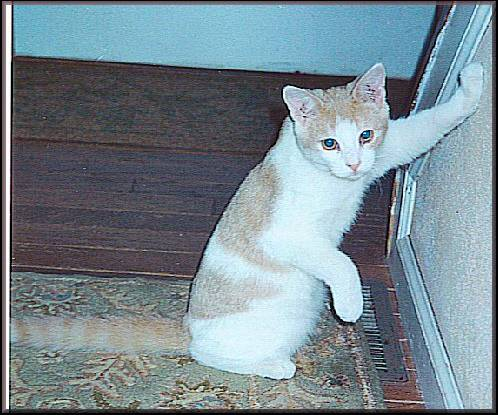
#> input picture test_dataset/test_set/cats/cat.4001.jpg, 498 x 415 px, found by its file name; its folder holds 3 pictures in this run
$ jupyter execute --allow-errors CNN_from_scratch.ipynb
#> lines starting #> are read from the running program, lines starting #| are printed output that depends on the picture
[cell 1]
import os

import math
from network import Net
import matplotlib.pyplot as plt
import numpy

# note: if tensorflow is not install, run "pip install --upgrade tensorflow"
# from tensorflow.keras.preprocessing.image import ImageDataGenerator
import cv2
from PIL import Image
import random

test_dir = "./dataset/test_set"
train_dir = "./dataset/training_set"

train_dir_cats = train_dir + "/cats"
train_dir_dogs = train_dir + "/dogs"
test_dir_cats = test_dir + "/cats"
test_dir_dogs = test_dir + "/dogs"

train_data = []
train_data_label = []
test_data = []
test_data_label = []

# Only transformed to gray pic
def normal_transform (imgpath):
    img = cv2.imread(imgpath)
    img = cv2.cvtColor(img, cv2.COLOR_RGB2GRAY)
    img = cv2.resize(img, (28,28))
    return Image.fromarray(img)

# Preprocessed using gaussian_canny
# [25 lines left out: functions gaussian_canny_transform, sobel_transform, not called in this run]
    # return Image.fromarray(numpy.uint8(sobel))

# Reading training data
def read_training_data(train_data, train_data_label, dir, label):
    for filename in os.listdir(dir):
        imgpath = dir + "/" + filename
        img = normal_transform(imgpath)
        train_data.append([numpy.asarray(img)])
        train_data_label.append((label))

# Reading testing data
def read_testing_data(test_data, test_data_label, dir, label):
    for filename in os.listdir(dir):
        imgpath = dir + "/" + filename
        img = normal_transform(imgpath)
        test_data.append([numpy.asarray(img)])
        test_data_label.append((label))

#read gray images into train_data and train_data_label
read_training_data(train_data, train_data_label, train_dir_cats, (0,1))
#> in normal_transform, img is the input picture: shape (415, 498, 3); mean B, G, R 145.6, 136.8, 120.5
#> in normal_transform, `img = cv2.cvtColor(img, cv2.COLOR_RGB2GRAY)`:
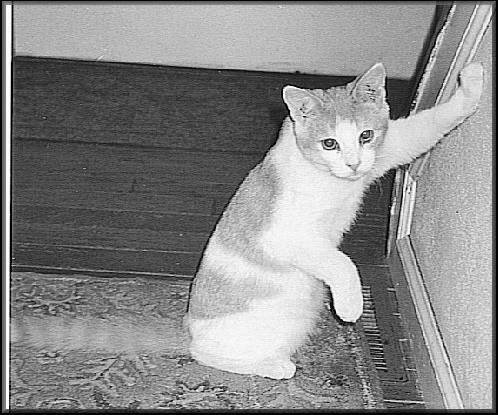
#> img: shape (415, 498); min 0, max 255, mean 137.5
#> in normal_transform, `img = cv2.resize(img, (28,28))`:
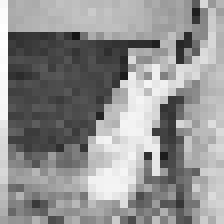
#> img: shape (28, 28) (shown 8 times larger); min 21, max 254, mean 145.3
#> pass 2 of the loop in read_training_data, `for filename in os.listdir(dir):`:
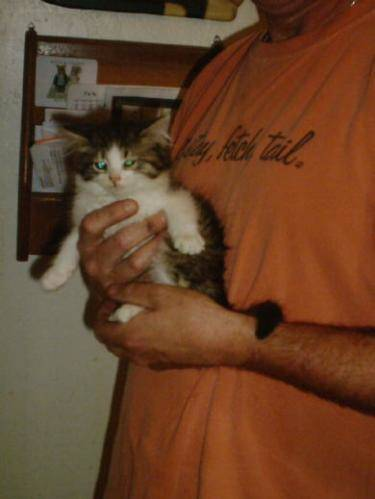
#> input picture test_dataset/test_set/cats/cat.4002.jpg, 375 x 499 px, found by its file name
#> in normal_transform, img is the input picture: shape (499, 375, 3); mean B, G, R 41.5, 66.7, 104.4
#> in normal_transform (call 2), `img = cv2.cvtColor(img, cv2.COLOR_RGB2GRAY)`:
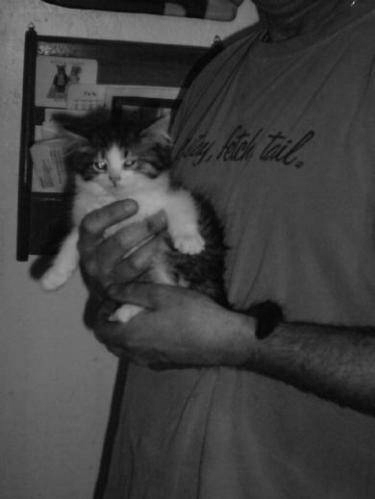
#> img: shape (499, 375); min 1, max 175, mean 63.5
#> in normal_transform (call 2), `img = cv2.resize(img, (28,28))`:
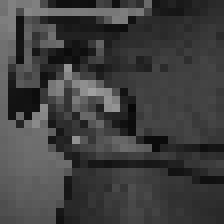
#> img: shape (28, 28) (shown 8 times larger); min 7, max 160, mean 63
#> pass 3 of the loop in read_training_data, `for filename in os.listdir(dir):`:
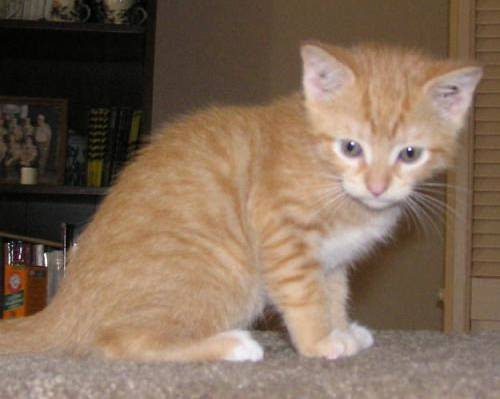
#> input picture test_dataset/test_set/cats/cat.4003.jpg, 500 x 399 px, found by its file name
#> in normal_transform, img is the input picture: shape (399, 500, 3); mean B, G, R 88.4, 106.9, 128.8
#> in normal_transform (call 3), `img = cv2.cvtColor(img, cv2.COLOR_RGB2GRAY)`:
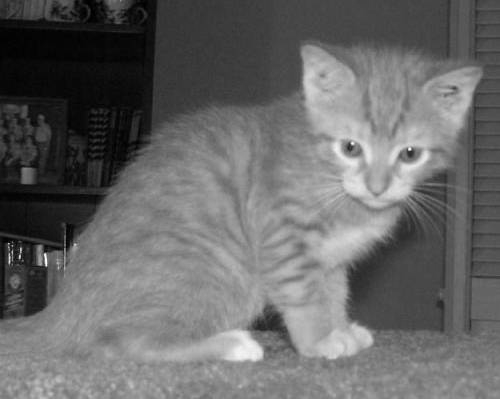
#> img: shape (399, 500); min 0, max 252, mean 103.9
#> in normal_transform (call 3), `img = cv2.resize(img, (28,28))`:
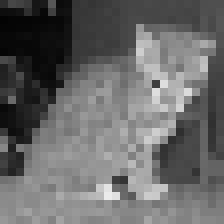
#> img: shape (28, 28) (shown 8 times larger); min 3, max 236, mean 103.6
#train_data =train_data[0:250]
#train_data_label =train_data_label[0:250]
read_training_data(train_data, train_data_label, train_dir_dogs, (1,0))
#> call 4 of normal_transform, with imgpath = './dataset/training_set/dogs/dog.4001.jpg'
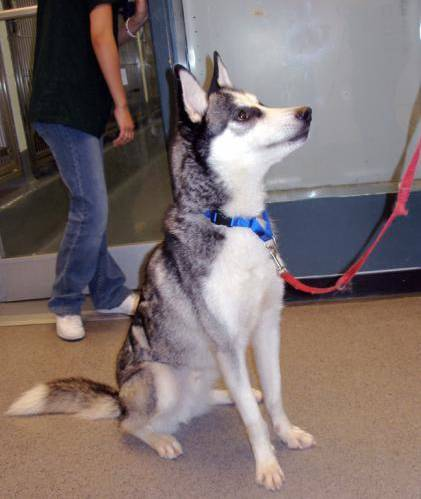
#> input picture test_dataset/test_set/dogs/dog.4001.jpg, 421 x 499 px, found by its file name
#> in normal_transform, img is the input picture: shape (499, 421, 3); mean B, G, R 111.4, 112.1, 125.2
#> in normal_transform (call 4), `img = cv2.cvtColor(img, cv2.COLOR_RGB2GRAY)`:
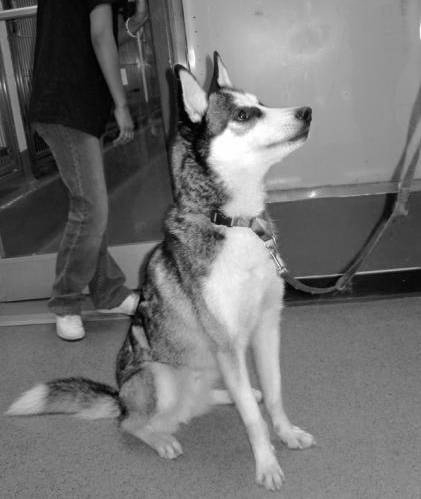
#> img: shape (499, 421); min 0, max 255, mean 113.4
#> in normal_transform (call 4), `img = cv2.resize(img, (28,28))`:
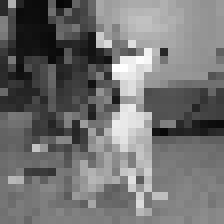
#> img: shape (28, 28) (shown 8 times larger); min 6, max 254, mean 113.3
#train_data =train_data[0:500]
#train_data_label =train_data_label[0:500]
for i in range(len(train_data)//2):
               tmp = train_data[i]
               train_data[i] =train_data[len(train_data)-1-i]
               train_data[len(train_data)-1-i] =tmp
               tlabel = train_data_label[i]
               train_data_label[i] = train_data_label[len(train_data)-1-i]
               train_data_label[len(train_data)-1-i] =  tlabel


#read gray images into test_data and test_data_label
read_testing_data(test_data, test_data_label, test_dir_cats, (0,1))
#> pass 2 of the loop in read_testing_data, `for filename in os.listdir(dir):`:
#> pass 3 of the loop in read_testing_data, `for filename in os.listdir(dir):`:
#test_data =test_data[0:100]
#test_data_label =test_data_label[0:100]
read_testing_data(test_data, test_data_label, test_dir_dogs, (1,0))
for i in range(len(test_data)//2):
               tmp = test_data[i]
               test_data[i] =test_data[len(test_data)-1-i]
               test_data[len(test_data)-1-i] =tmp
               tlabel = test_data_label[i]
               test_data_label[i] = test_data_label[len(test_data)-1-i]
               test_data_label[len(test_data)-1-i] =  tlabel
#test_data =test_data[0:200]
#test_data_label =test_data_label[0:200]
train_data =train_data[0:500]
train_data_label =train_data_label[0:500]
test_data =test_data[1000:1200]
test_data_label =test_data_label[1000:1200]
train_data = numpy.array(train_data)

test_data = numpy.array(test_data)

train_data_label = numpy.array(train_data_label)

test_data_label = numpy.array(test_data_label)

[cell 2]
print(train_data.shape, train_data_label.shape)
print(test_data.shape, test_data_label.shape)

[cell 3]
import numpy as np

[cell 4]
class ConvLayer:
  # 卷积层，输入包含四个参数，这里默认使用valid padding，即不对输入做padding
    # [40 lines left out: functions __init__, iterate_regions, forward, not called in this run]

[cell 5]
class MaxPoolingLayer:
  # 池化层
    def __init__(self, num_filters, length, width, stride):
        """
        num_filters: 池化核个数
        length：     池化核长
        width：      池化核宽
        stride：     池化核步长
        """
        self.num_filters = num_filters
        self.length = length
        self.width = width
        self.stride = stride

    # [25 lines left out: functions iterate_regions, forward, not called in this run]

[cell 6]
class SoftmaxLayer:
  # 全连接层带softmax激活函数.
    # [17 lines left out: functions __init__, forward, not called in this run]

[cell 7]
class SoftmaxLayer:
  # 全连接层带softmax激活函数.

    def __init__(self, input_len, nodes):
        # 参随机数初始化
        self.weights = np.random.randn(input_len, nodes) / input_len
        self.biases = np.zeros(nodes)

    # [55 lines left out: functions backprop, forward, not called in this run]

[cell 8]
class MaxPoolLayer:
  # A Max Pooling layer .
    def __init__(self, num_filters, length, width, stride):
        self.num_filters = num_filters
        self.length = length
        self.width = width
        self.stride = stride

    # [47 lines left out: functions iterate_regions, forward, backprop, not called in this run]

[cell 9]
import numpy as np

class ConvLayer:
  # A Convolution layer
    def __init__(self, num_filters, length, width, stride):
        """
        num_filters: 卷积核个数
        length：     卷积核长
        width：      卷积核宽
        stride：     卷积核步长
        """
        self.num_filters = num_filters
        self.length = length
        self.width = width
        self.stride = stride

        # 所有卷积参数构成一个3维矩阵， (num_filters, lenght, width)
        # 参数随机初始化，除length*width减小方差
        self.filters = np.random.randn(num_filters, length, width) / (length*width)
    # [42 lines left out: functions iterate_regions, backprop, forward, not called in this run]

#> (a cell that did not finish here is left out)

#> (a cell that did not finish here is left out)

#> (a cell that did not finish here is left out)

#> (a cell that did not finish here is left out)

[cell 14]
pool = MaxPoolLayer(8,2,2,2)
#> (the rest of this cell did not finish here and is left out)

[cell 15]
conv2 = ConvLayer(8,3,3,1)
#> (the rest of this cell did not finish here and is left out)

[cell 16]
softmax = SoftmaxLayer(13 * 13 * 8, 10) # 13x13x8 -> 10

#> (a cell that did not finish here is left out)

#> (a cell that did not finish here is left out)

#> (a cell that did not finish here is left out)

#> (a cell that did not finish here is left out)

#> (a cell that did not finish here is left out)

[cell 22]
conv = ConvLayer(8,3,3,1)                  # 28x28x1 -> 26x26x8
pool = MaxPoolingLayer(8,2,2,2)                  # 26x26x8 -> 13x13x8
softmax = SoftmaxLayer(13 * 13 * 8, 10) # 13x13x8 -> 10
